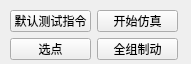
<?xml version="1.0" encoding="UTF-8"?>
<ui version="4.0">
 <class>startwindow</class>
 <widget class="QWidget" name="startwindow">
  <property name="geometry">
   <rect>
    <x>0</x>
    <y>0</y>
    <width>191</width>
    <height>64</height>
   </rect>
  </property>
  <property name="windowTitle">
   <string>Form</string>
  </property>
  <widget class="QWidget" name="">
   <property name="geometry">
    <rect>
     <x>10</x>
     <y>10</y>
     <width>168</width>
     <height>50</height>
    </rect>
   </property>
   <layout class="QVBoxLayout" name="verticalLayout">
    <item>
     <layout class="QHBoxLayout" name="horizontalLayout_2">
      <item>
       <widget class="QPushButton" name="pushButton_4">
        <property name="text">
         <string>默认测试指令</string>
        </property>
       </widget>
      </item>
      <item>
       <widget class="QPushButton" name="pushButton">
        <property name="text">
         <string>开始仿真</string>
        </property>
       </widget>
      </item>
     </layout>
    </item>
    <item>
     <layout class="QHBoxLayout" name="horizontalLayout">
      <item>
       <widget class="QPushButton" name="pushButton_2">
        <property name="text">
         <string>选点</string>
        </property>
       </widget>
      </item>
      <item>
       <widget class="QPushButton" name="pushButton_3">
        <property name="font">
         <font>
          <pointsize>9</pointsize>
          <bold>false</bold>
         </font>
        </property>
        <property name="text">
         <string>全组制动</string>
        </property>
       </widget>
      </item>
     </layout>
    </item>
   </layout>
  </widget>
 </widget>
 <resources/>
 <connections/>
</ui>
